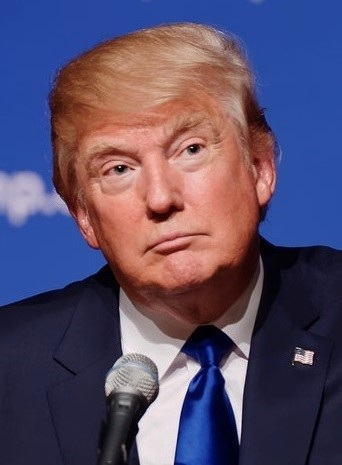
#> input picture Computer Vision_chb/images/Trump.jpg, 342 x 465 px, found by its file name
$ jupyter execute 'face and eye detection.ipynb'
#> lines starting #> are read from the running program, lines starting #| are printed output that depends on the picture; after the words box and inside, x2 and y2 are one past the last pixel; in counts of white or black regions, pixels touching at a corner belong together
[cell 1]
import numpy as np
import cv2

facing_classifier = cv2.CascadeClassifier('Haarcascades/haarcascade_frontalface_default.xml')
eyes_classifier = cv2.CascadeClassifier('Haarcascades/haarcascade_eye.xml')

atalji = cv2.imread('images/TRump.jpg')
#> atalji is the input picture: shape (465, 342, 3); mean B, G, R 104.9, 77.8, 89.5
gray = cv2.cvtColor(atalji, cv2.COLOR_BGR2GRAY)
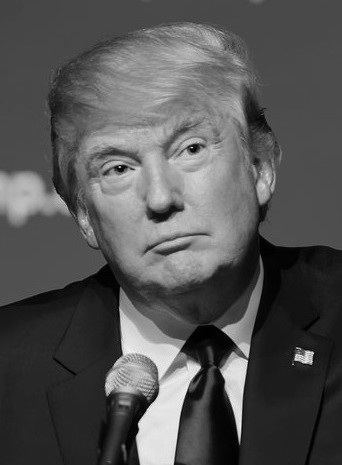
#> gray: shape (465, 342); min 0, max 252, mean 84.4

faces = facing_classifier.detectMultiScale(gray, 1.3, 5)
#> faces = [[53, 70, 215, 215]]

# It will return empty when there is no face.
if faces is ():
    print("No Face Recognize")

for (a,b,w,h) in faces:
    cv2.rectangle(atalji,(a,b),(a+w,b+h),(185,120,140),2)
    cv2.imshow('Atalji face',atalji)
    cv2.waitKey(0)
    rointe_gray = gray[b:b+h, a:a+w]
    rointe_color = atalji[a:a+h, a:a+w]
    eyes = eyes_classifier.detectMultiScale(rointe_gray)
    for (ea,eb,ew,eh) in eyes:
        cv2.rectangle(rointe_color,(ea,eb),(ea+ew,eb+eh),(56,190,80),2)
        cv2.imshow('Atalji face',atalji)
        cv2.waitKey(0)
#> this loop made 1 pass
#> (a, b, w, h, eyes) on pass 1: (53, 70, 215, 215, [[54, 86, 25, 25], [114, 57, 43, 43], [43, 72, 48, 48]])
#> pass 1, `cv2.imshow('Atalji face',atalji)`:
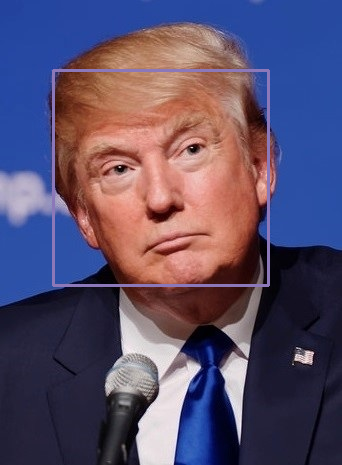
#> window 'Atalji face': shape (465, 342, 3); mean B, G, R 106.5, 78.7, 90.4
#> pass 1, `rointe_gray = gray[b:b+h, a:a+w]`:
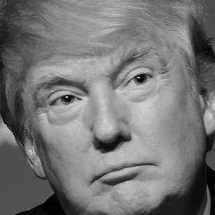
#> rointe_gray: shape (215, 215); min 0, max 225, mean 117.9
#> pass 1, `rointe_color = atalji[a:a+h, a:a+w]`:
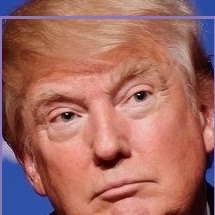
#> rointe_color: shape (215, 215, 3); mean B, G, R 98.5, 106.6, 163.1
#> pass 1, `cv2.imshow('Atalji face',atalji)`:
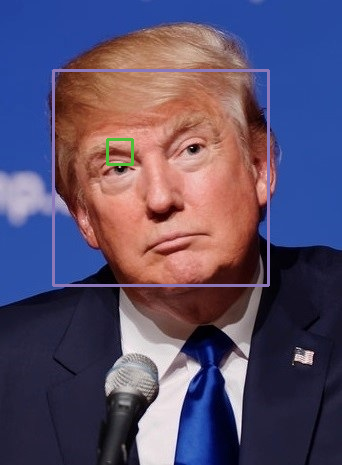
#> window 'Atalji face': shape (465, 342, 3); mean B, G, R 106.4, 78.8, 90.2
#> after the loop:
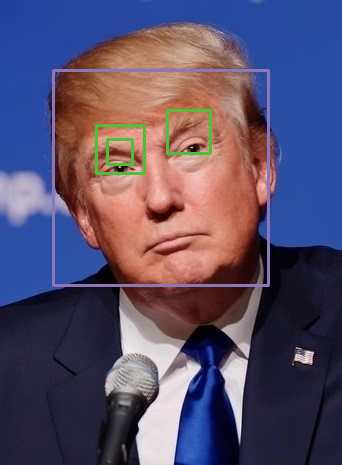
#> atalji: shape (465, 342, 3); 2.49% of pixels changed, all inside (x1, y1, x2, y2) = (52, 69, 270, 287)
#> after the loop:
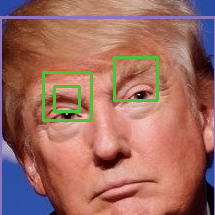
#> rointe_color: shape (215, 215, 3); 2.99% of pixels changed, all inside (x1, y1, x2, y2) = (42, 56, 159, 122)

cv2.destroyAllWindows()

$ run again, with Computer Vision_chb/images/atalaji.jpg copied over Computer Vision_chb/images/Trump.jpg
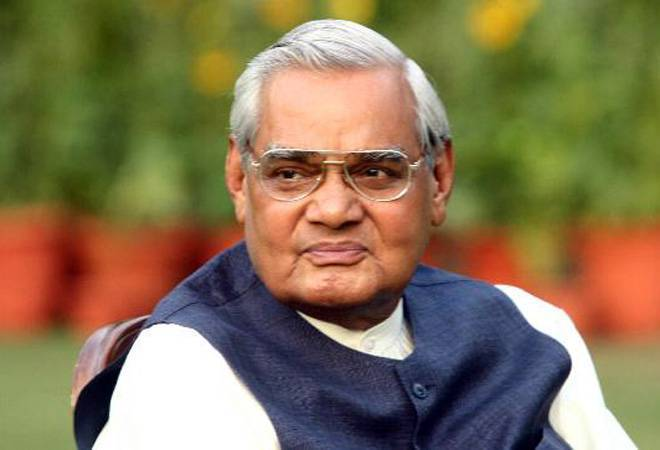
#> input picture Computer Vision_chb/images/atalaji.jpg, 660 x 450 px, found by its file name
#> atalji is the input picture: shape (450, 660, 3); mean B, G, R 83.6, 116.3, 133.1
#> `gray = cv2.cvtColor(atalji, cv2.COLOR_BGR2GRAY)`:
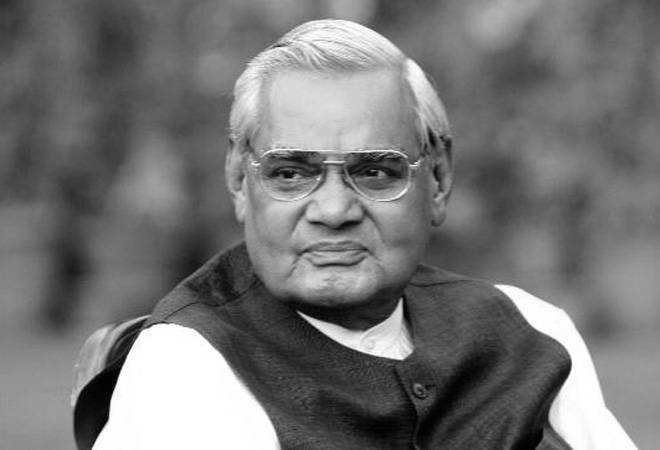
#> gray: shape (450, 660); min 1, max 255, mean 117.6
#> faces = [[223, 89, 218, 218]]
#> the loop `for (a,b,w,h) in faces:` made 1 pass
#> (a, b, w, h, eyes) on pass 1: (223, 89, 218, 218, [[39, 61, 47, 47]])
#> after the loop `for (a,b,w,h) in faces:`:
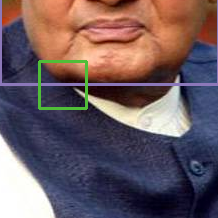
#> rointe_color: shape (218, 218, 3); mean B, G, R 94, 88.3, 106.9
